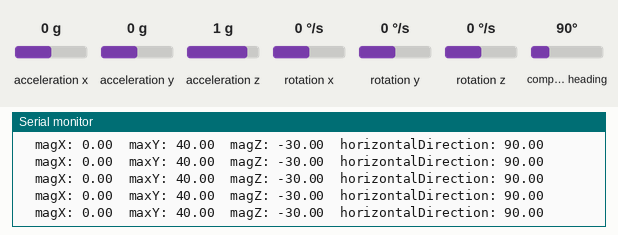
The sketch below on a simulated ESP32. On the bench: the last lines printed to the serial monitor. The test bench sets the inputs (shaded band); at power-on: compass heading 90°, acceleration x 0 g, acceleration y 0 g, acceleration z 1 g, rotation x 0 °/s, rotation y 0 °/s, rotation z 0 °/s.

Above: at 1.2 s.
1.3 s: compass heading set to 7°
At 2.0 s:
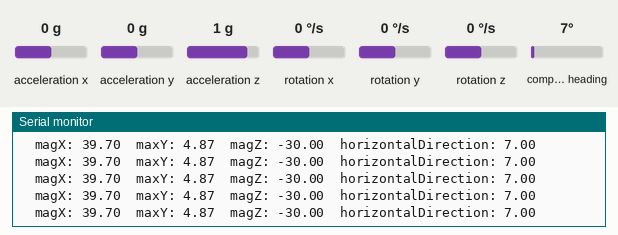
4.3 s: compass heading set to 180°
At 5.1 s:
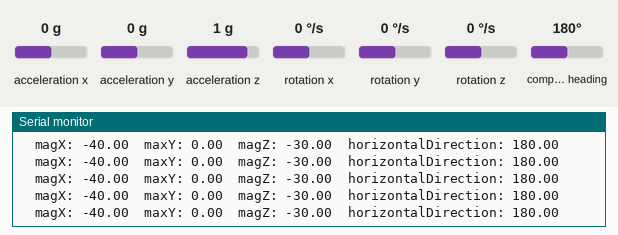
Timing chart, 0 to 7.3 s (numbered marks = the images above; inputs shaded):
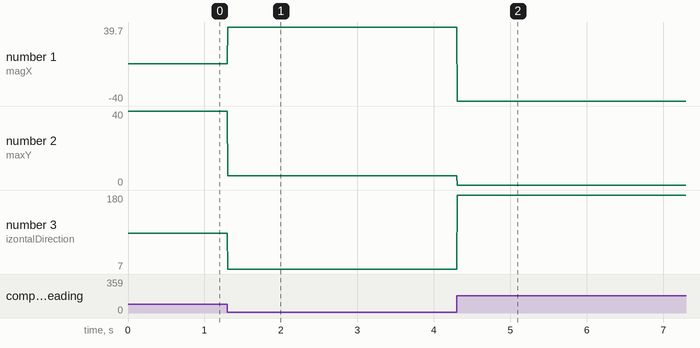

The sketch:

test_MPU9250.ino
```cpp
#include <MPU9250_asukiaaa.h>
#include <Adafruit_BMP280.h>

Adafruit_BMP280 bme; // I2C
MPU9250_asukiaaa mySensor;
float aX, aY, aZ, aSqrt, gX, gY, gZ, mDirection, mX, mY, mZ;

void setup() {
  Serial.begin(115200);
  while (!Serial);

#ifdef _ESP32_HAL_I2C_H_ // For ESP32
  Wire.begin(SDA_PIN, SCL_PIN);
  mySensor.setWire(&Wire);
#else
  Wire.begin();
  mySensor.setWire(&Wire);
#endif

  bme.begin();
  mySensor.beginAccel();
  mySensor.beginGyro();
  mySensor.beginMag();

  // You can set your own offset for mag values
  // mySensor.magXOffset = -50;
  // mySensor.magYOffset = -55;
  // mySensor.magZOffset = -10;
}

void loop() {

  if (mySensor.accelUpdate() == 0) {
    aX = mySensor.accelX();
    aY = mySensor.accelY();
    aZ = mySensor.accelZ();
    aSqrt = mySensor.accelSqrt();
//    Serial.print("accelX: " + String(aX));
//    Serial.print("\taccelY: " + String(aY));
//    Serial.print("\taccelZ: " + String(aZ));
//    Serial.print("\taccelSqrt: " + String(aSqrt));
  }

  if (mySensor.gyroUpdate() == 0) {
    gX = mySensor.gyroX();
    gY = mySensor.gyroY();
    gZ = mySensor.gyroZ();
//    Serial.print("\tgyroX: " + String(gX));
//    Serial.print("\tgyroY: " + String(gY));
//    Serial.print("\tgyroZ: " + String(gZ));
  }

  if (mySensor.magUpdate() == 0) {
    mX = mySensor.magX();
    mY = mySensor.magY();
    mZ = mySensor.magZ();
    mDirection = mySensor.magHorizDirection();
//    Serial.print("\tmagX: " + String(mX));
//    Serial.print("\tmaxY: " + String(mY));
//    Serial.print("\tmagZ: " + String(mZ));
//    Serial.print("\thorizontalDirection: " + String(mDirection));
  }

//  Serial.print(mX);   //I comment all the other prints, to print only the axis and the sensor we want to test
//  Serial.print(mY);
//  Serial.print(mZ);
//  Serial.print(aX);
//  Serial.print(aY);
//  Serial.print(aZ);
//  Serial.print(gX);
//   Serial.print(gY);
 // Serial.print(gZ);
//  Serial.print("\tTemperature(*C): ");
//  Serial.print(bme.readTemperature());
//
//  Serial.print("\tPressure(Inches(Hg)): ");
//  Serial.print(bme.readPressure()/3377);
//
//
//  Serial.print("\tApproxAltitude(m): ");
//  Serial.print(bme.readAltitude(1013.25)); // this should be adjusted to your local forcase

    Serial.print("\tmagX: " + String(mX));
    Serial.print("\tmaxY: " + String(mY));
    Serial.print("\tmagZ: " + String(mZ));
    Serial.print("\thorizontalDirection: " + String(mDirection));
    Serial.println("");
  }
```

Measured:
- after the input at 1.3 s, the serial monitor: prints a new line at once (image 1)
- after the input at 4.3 s, the serial monitor: prints a new line at once (image 2)
- plotted number 1: 0 → 39.7 after the input at 1.3 s, 39.7 → -40 after the input at 4.3 s
- plotted number 2: 40 → 4.87 after the input at 1.3 s, 4.87 → 0 after the input at 4.3 s
- plotted number 3: 90 → 7 after the input at 1.3 s, 7 → 180 after the input at 4.3 s
